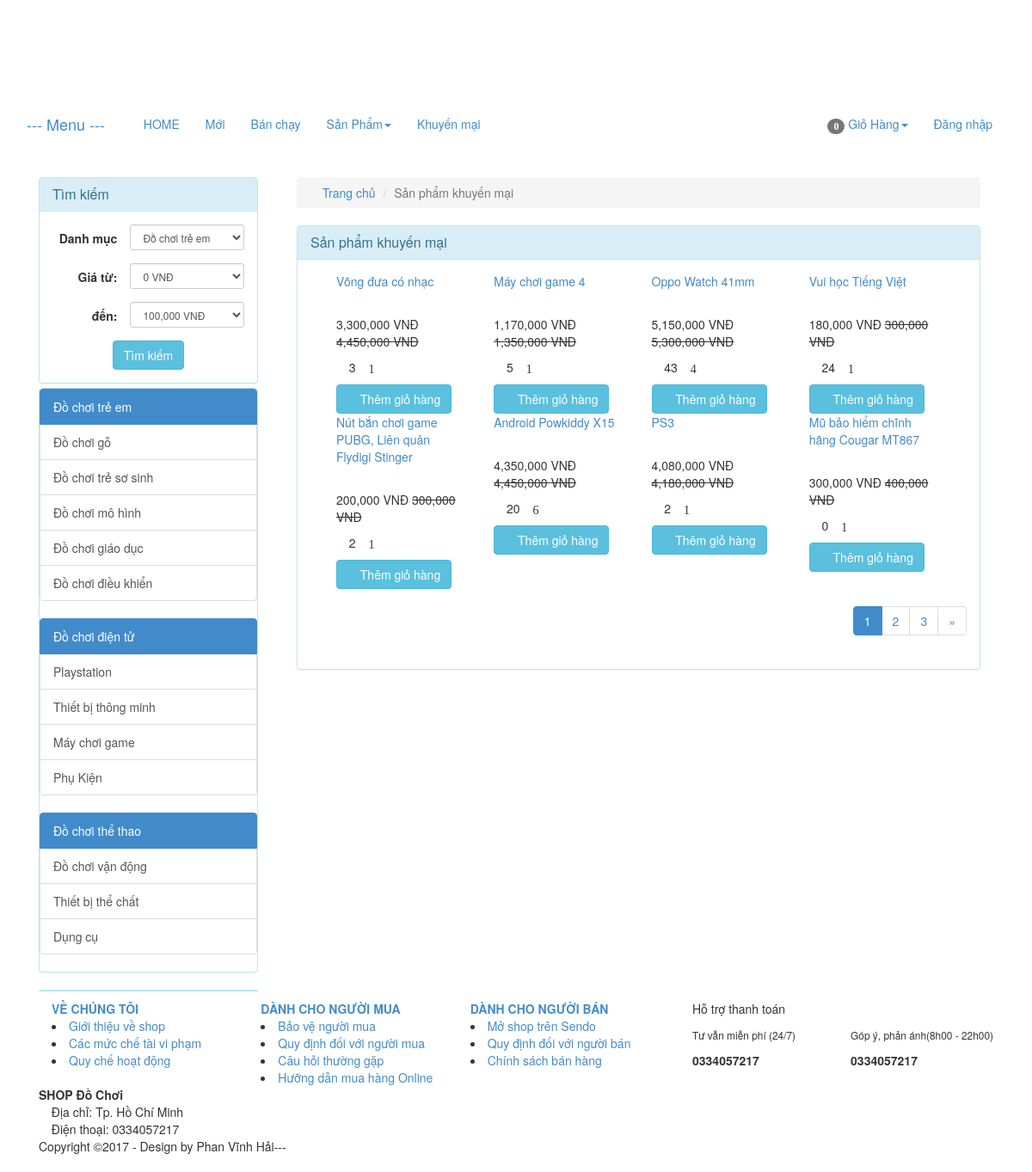
The app's page /index.php/product/discount with its own data.
### tables this page shows
CREATE TABLE `catalog` (
  `id` int(11) NOT NULL,
  `name` varchar(100) NOT NULL,
  `description` varchar(255) DEFAULT NULL,
  `parent_id` int(11) NOT NULL,
  `sort_order` tinyint(4) NOT NULL,
  `created` datetime NOT NULL
);

CREATE TABLE `product` (
  `id` int(255) NOT NULL,
  `catalog_id` int(11) NOT NULL,
  `name` varchar(255) NOT NULL,
  `content` text NOT NULL,
  `price` decimal(15,2) NOT NULL DEFAULT 0.00,
  `discount` int(11) DEFAULT 0,
  `image_link` varchar(100) NOT NULL,
  `image_list` text NOT NULL,
  `view` int(11) NOT NULL DEFAULT 0,
  `buyed` int(255) NOT NULL,
  `rate_total` int(255) NOT NULL DEFAULT 4,
  `rate_count` int(255) NOT NULL DEFAULT 1,
  `created` int(11) NOT NULL
);

### application/controllers/Product.php (called while the page is built, shortened)
<?php
class Product extends MY_Controller {
	public function __construct()
	{
		parent::__construct();
		$this->load->model('product_model');
		$this->load->model('catalog_model');
	}
	public function discount()
	{
		$input = array();
		$input['order'] = array('discount','DESC');
		$this->load->library('pagination');
		$base_url = base_url('product/discount');
		$total =20;
		$per = 8;
		$uri = 3;
		$config = pagination($base_url,$total,$per,$uri);
		$segment = $this->uri->segment(3);
		$segment = intval($segment);
		$input['limit'] = array($config['per_page'],$segment);
		$product_list = $this->product_model->get_list($input);
		$this->data['product_list'] = $product_list;
		$this->data['temp']='site/product/discount';
		$this->load->view('site/layoutsub',$this->data);
	}
}

### index.php (called while the page is built, shortened)
<?php
require_once BASEPATH.'core/CodeIgniter.php';

### application/core/MY_Controller.php (called while the page is built, shortened)
<?php
class MY_Controller extends CI_Controller {
	function __construct()
	{
		$controller = $this->uri->segment(1);
		switch ($controller) {
			default:
				$input = array();
				$input['where'] = array('parent_id' => '1');
				$input['order'] = array('sort_order', 'ASC');
				$catalog = $this->catalog_model->get_list($input);
				foreach ($catalog as $value) {
					$input= array();
					$input['where'] = array('parent_id' => $value->id);
					$input['order'] = array('sort_order', 'ASC');
					$sub = $this->catalog_model->get_list($input);
					$value->sub=$sub;
				}
				break;
		}
	}
}

### application/core/MY_Model.php (called while the page is built, shortened)
<?php if ( ! defined('BASEPATH')) exit('No direct script access allowed');
class MY_Model extends CI_Model {
    var $table = '';
    var $key = 'id';
    var $order = '';
    function get_list($input = array())
    {
        $query = $this->db->get($this->table);
        return $query->result();
    }
    protected function get_list_set_input($input = array())
    {
        if ((isset($input['where'])) && $input['where'])
        {
            $this->db->where($input['where']);
        }
        if (isset($input['order'][0]) && isset($input['order'][1]))
        {
            $this->db->order_by($input['order'][0], $input['order'][1]);
        }
        else
        {
            $order = ($this->order == '') ? array($this->table.'.'.$this->key, 'desc') : $this->order;
            $this->db->order_by($order[0], $order[1]);
        }
        if (isset($input['limit'][0]) && isset($input['limit'][1]))
        {
            $this->db->limit($input['limit'][0], $input['limit'][1]);
        }
    }
}
?>

### application/views/site/product/discount.php (the view, shortened to what this page needs)
<div class="col-xs-12 col-sm-9 col-md-9 col-lg-9 clearpaddingr">
	<div class="col-xs-12 col-sm-12 col-md-12 col-lg-12 clearpadding">
		<ol class="breadcrumb">
		  <li><a href="<?php echo base_url(); ?>"><span class="glyphicon glyphicon-home" aria-hidden="true"></span> Trang chủ</a></li>
		  <li class="active">Sản phẩm khuyến mại</li>
		</ol>
		<div class="panel panel-info">
		  <div class="panel-heading">
		    <h3 class="panel-title">Sản phẩm khuyến mại</h3>
		  </div>
		  <div class="panel-body">
		  	<div class="col-xs-12 col-sm-12 col-md-12 col-lg-12 clearpadding">
		  		<?php foreach ($product_list as $value) {
		  			$name = covert_vi_to_en($value->name);
	  				$name = strtolower($name);
	  				 ?>
					<div class="col-xs-12 col-sm-6 col-md-3 col-lg-3 re-padding">
			  			<div class="product_item">
			  				<p class="product_name" ><a href="<?php echo base_url($name.'-p'.$value->id); ?>" ><?php echo $value->name; ?></a></p>
			  				<div class="product-image">
			  				</div>
			  				<?php if ($value->discount>0) {
			  					$new_price = $value->price - $value->discount; ?>
			  					<p><span class='price text-right'><?php echo number_format($new_price); ?> VNĐ</span> <del class="product-discount"><?php echo number_format($value->price); ?> VNĐ</del></p>
			  				<?php }else{ ?>
								<p><span class='price text-right'><?php echo number_format($value->price); ?> VNĐ</span></p>
			  				<?php	} ?>
							<p><span class="glyphicon glyphicon-eye-open" aria-hidden="true" title="Số lượt xem"></span> <?php echo $value->view; ?> <span class="glyphicon glyphicon-star-empty" aria-hidden="true" title="Số lượng đặt mua"><?php echo $value->buyed; ?></p>
							<a href="<?php echo base_url('cart/add/'.$value->id); ?>"><button class='btn btn-info'><span class="glyphicon glyphicon-shopping-cart" aria-hidden="true"></span> Thêm giỏ hàng</button></a>
			  			</div>
					</div>
				<?php } ?>
		  	</div>
			 <?php echo $this->pagination->create_links(); ?>
		  </div>
		</div>
	</div>
</div>

### application/views/site/sidebar.php (shortened to what this page needs)
<?php
	$catalog_id = isset($catalog_id)?$catalog_id:NULL;
	$price_from = isset($price_from)?$price_from:NULL;
	$price_to = isset($price_to)?$price_to:NULL;
 ?>
<div class="col-xs-12 col-sm-3 col-md-3 col-lg-3 clearpaddingl">
	<div class="panel panel-info" style="margin-bottom: 5px;">
		<div class="panel-heading">
		    <h3 class="panel-title">Tìm kiếm</h3>
		</div>
	    <div class="panel-body">
	  	    <form class="form-horizontal text-center" method="post" action="<?php echo base_url('product/search'); ?>">
				<div class="form-group form-group-sm">
					<label class="col-sm-5 clearpaddingl control-label" for="formGroupInputSmall">Danh mục</label>
					<div class="col-sm-7" style="padding-left: 0px">
				    	<select class="form-control" name="catalog_id">
				    		<?php foreach ($catalog as $value) { ?>
							  	<option value="<?php echo $value->id; ?>" style='font-weight: bold' <?php if($value->id==$catalog_id) echo 'selected'; ?>><?php echo $value->name; ?></option>
								 </div>
							  	<?php } ?>
				    </div>
				</div>
				<div class="form-group form-group-sm">
					<label class="col-sm-5 control-label" for="formGroupInputSmall">Giá từ:</label>
					<div class="col-sm-7" style="padding-left: 0px">
				    	<select class="form-control" name="price_from">
				    	<?php for ($i=0; $i < 33400000; $i = $i + 100000) { ?>
				    		<option value="<?php echo $i ?>" <?php if($i==$price_from) echo 'selected'; ?>><?php echo number_format($i); ?> VNĐ</option>
				    	<?php } ?>
						</select>
				    </div>
				</div>
				<div class="form-group form-group-sm">
					<label class="col-sm-5 control-label" for="formGroupInputSmall">đến:</label>
					<div class="col-sm-7" style="padding-left: 0px">
				    	<select class="form-control" name="price_to">
				    	<?php for ($i=100000; $i < 33500000; $i = $i + 100000) { ?>
				    		<option value="<?php echo $i ?>" <?php if($i==$price_to) echo 'selected'; ?>><?php echo number_format($i); ?> VNĐ</option>
				    	<?php } ?>
						</select>
				    </div>
				</div>
				<button class="btn btn-info" type="submit" name='submit'>Tìm kiếm</button>
	    </div>
	</div>
	<div class="panel panel-info">
	  <div class="panel-body" style="padding:0px">
	  	<div class="list-group">
	  	<?php foreach ($catalog as $value)
	  	{
	  		$name = covert_vi_to_en($value->name);
	  		$name = strtolower($name);
	  	?>
	  	<div class="list-group">
	  		<a href="<?php echo base_url($name.'-c'.$value->id); ?>" class="list-group-item active">
		    <?php echo $value->name; ?>
		  	</a>
		  <?php foreach ($value->sub as $val) {
		  	$namesub = covert_vi_to_en($val->name);
	  		$namesub = strtolower($namesub);
	  		?>
		  	<a href="<?php echo base_url($namesub.'-c'.$val->id); ?>" class="list-group-item"><?php echo $val->name; ?></a>
		  <?php } ?>
		 </div>
	  	<?php } ?>
	    </div>
	  </div>
	</div>
	<div class="panel panel-info" style="margin-top:10px;margin-bottom:10px;">
	</div>
</div>

### records on screen
catalog: name "Đồ chơi trẻ em"
catalog: name "Đồ chơi gỗ"
catalog: name "Đồ chơi trẻ sơ sinh"
catalog: name "Đồ chơi mô hình"
catalog: name "Đồ chơi giáo dục"
catalog: name "Đồ chơi điều khiển"
catalog: name "Đồ chơi điện tử"
catalog: name "Playstation"
catalog: name "Thiết bị thông minh"
catalog: name "Máy chơi game"
catalog: name "Phụ Kiện"
catalog: name "Đồ chơi thể thao"
catalog: name "Đồ chơi vận động"
catalog: name "Thiết bị thể chất"
catalog: name "Dụng cụ"
product: name "Võng đưa có nhạc", new_price "3,300,000", price "4,450,000", view "3", buyed "1"
product: name "Máy chơi game 4", new_price "1,170,000", price "1,350,000", view "5", buyed "1"
product: name "Oppo Watch 41mm", new_price "5,150,000", price "5,300,000", view "43", buyed "4"
product: name "Vui học Tiếng Việt", new_price "180,000", price "300,000", view "24", buyed "1"
product: name "Nút bắn chơi game PUBG, Liên quân Flydigi Stinger", new_price "200,000", price "300,000", view "2", buyed "1"
product: name "Android Powkiddy X15", new_price "4,350,000", price "4,450,000", view "20", buyed "6"
product: name "PS3", new_price "4,080,000", price "4,180,000", view "2", buyed "1"
product: name "Mũ bảo hiểm chĩnh hãng Cougar MT867", new_price "300,000", price "400,000", view "0", buyed "1"

### other values on screen
$total_items "0"
$this->pagination->create_links() "1 2 3 »"
form field catalog_id "Đồ chơi trẻ em"
form field price_from "0 VNĐ"
form field price_to "100,000 VNĐ"
